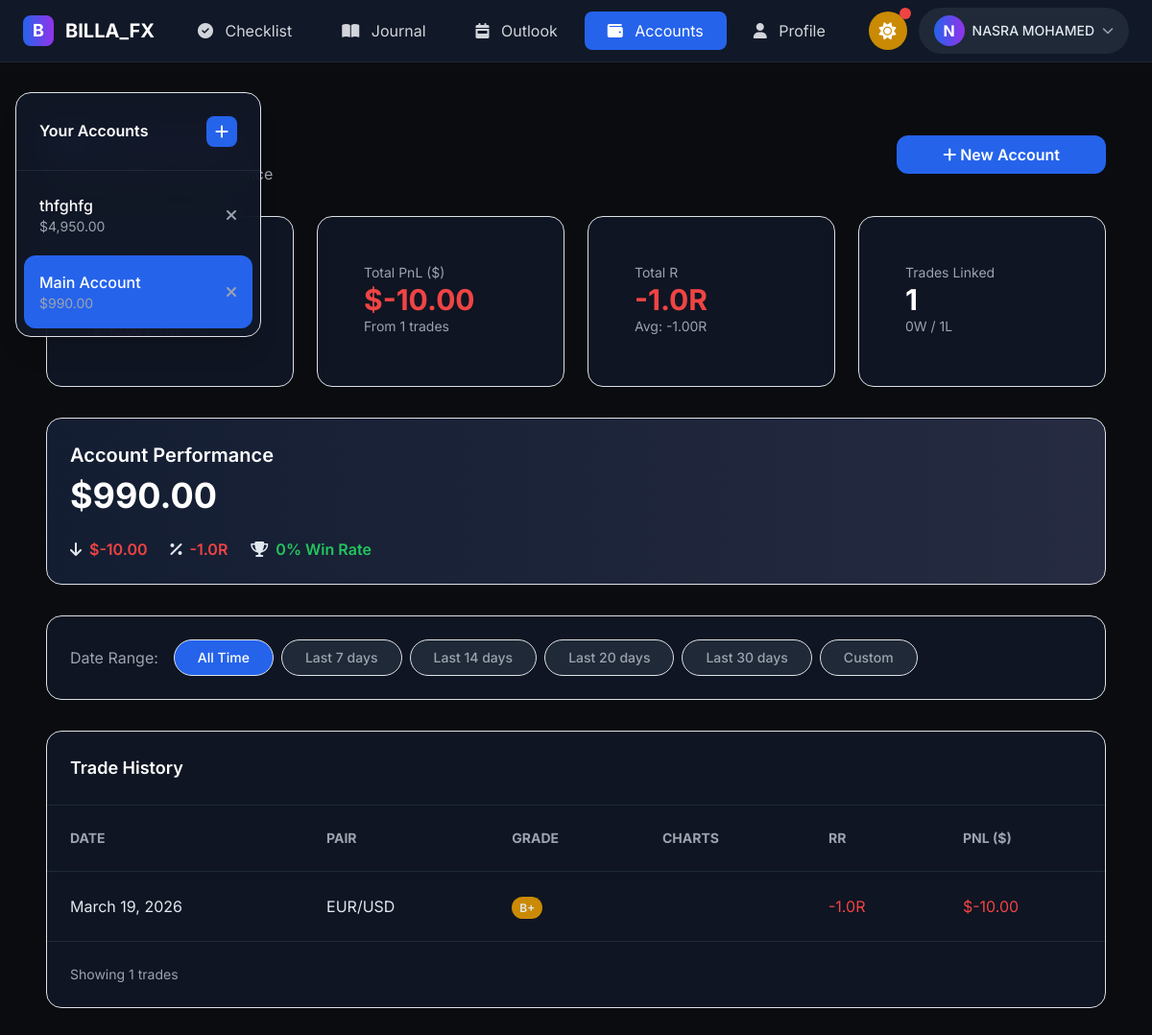
Page /accounts.php (signed in) on the committed database.
### tables this page shows
CREATE TABLE `trading_accounts` (
  `id` int(11) NOT NULL,
  `user_id` int(11) NOT NULL,
  `account_name` varchar(100) NOT NULL,
  `starting_balance` decimal(15,2) NOT NULL,
  `current_balance` decimal(15,2) NOT NULL,
  `risk_mode` enum('percent','fixed') DEFAULT 'percent',
  `risk_percent` decimal(5,2) DEFAULT 1.00,
  `created_at` timestamp NOT NULL DEFAULT current_timestamp()
);

CREATE TABLE `trades` (
  `id` int(11) NOT NULL,
  `user_id` int(11) NOT NULL,
  `template_id` int(11) DEFAULT NULL,
  `trade_date` date NOT NULL,
  `pair` varchar(20) NOT NULL,
  `direction` enum('Bullish','Bearish') NOT NULL,
  `session` enum('London','New York','Asian') NOT NULL,
  `entry_price` decimal(10,5) DEFAULT NULL,
  `exit_price` decimal(10,5) DEFAULT NULL,
  `stop_loss` decimal(10,5) DEFAULT NULL,
  `take_profit` decimal(10,5) DEFAULT NULL,
  `position_size` decimal(10,2) DEFAULT NULL,
  `profit_loss` decimal(15,2) DEFAULT 0.00,
  `outcome` enum('Win','Loss','Breakeven','Pending','Skipped') DEFAULT 'Pending',
  `trade_grade` varchar(5) DEFAULT 'C',
  `htf_rules_met` int(11) DEFAULT 0,
  `ltf_rules_met` int(11) DEFAULT 0,
  `compliance_percentage` decimal(5,2) DEFAULT 0.00,
  `skip_reason` varchar(255) DEFAULT NULL,
  `skip_notes` text DEFAULT NULL,
  `notes` text DEFAULT NULL,
  `pnl_mode` enum('$','%') DEFAULT '$',
  `pnl_value` decimal(10,2) DEFAULT 0.00,
  `created_at` timestamp NOT NULL DEFAULT current_timestamp(),
  `updated_at` timestamp NOT NULL DEFAULT current_timestamp() ON UPDATE current_timestamp()
);

### accounts.php (the view, shortened to what this page needs)
<?php
require_once 'auth.php';
$user_id = $_SESSION['user_id'];
$filter_date_range = $_GET['date_range'] ?? 'All Time';
$account_id = $_GET['id'] ?? null;
if (!$account_id) {
    $first_account = $conn->query("SELECT id FROM trading_accounts WHERE user_id = $user_id LIMIT 1");
    if ($first_account->num_rows > 0) {
        $account_id = $first_account->fetch_assoc()['id'];
    }
}
if ($account_id) {
    $account_query = "SELECT * FROM trading_accounts WHERE id = ? AND user_id = ?";
    $stmt = $conn->prepare($account_query);
    $stmt->bind_param("ii", $account_id, $user_id);
    $stmt->execute();
    $selected_account = $stmt->get_result()->fetch_assoc();
}
$all_accounts = $conn->query("SELECT * FROM trading_accounts WHERE user_id = $user_id ORDER BY created_at DESC");
if ($account_id) {
    $stats_query = "SELECT
    COUNT(DISTINCT t.id) as total_trades,
    SUM(CASE WHEN t.outcome = 'Win' THEN 1 ELSE 0 END) as wins,
    SUM(CASE WHEN t.outcome = 'Loss' THEN 1 ELSE 0 END) as losses,
    SUM(CASE WHEN t.outcome = 'Skipped' THEN 1 ELSE 0 END) as skipped,
    SUM(ta.allocated_pnl) as total_pnl,
    SUM(ta.allocated_r) as total_r,
    AVG(CASE WHEN t.outcome IN ('Win', 'Loss') THEN ta.allocated_r ELSE NULL END) as avg_r
    FROM trades t
    JOIN trade_accounts ta ON t.id = ta.trade_id
    WHERE ta.account_id = ? AND t.user_id = ?";
    $stmt = $conn->prepare($stats_query);
    $stmt->bind_param("ii", $account_id, $user_id);
    $stmt->execute();
    $stats = $stmt->get_result()->fetch_assoc();
    $stats['total_trades'] = $stats['total_trades'] ?? 0;
    $stats['wins'] = $stats['wins'] ?? 0;
    $stats['losses'] = $stats['losses'] ?? 0;
    $stats['skipped'] = $stats['skipped'] ?? 0;
    $stats['total_pnl'] = $stats['total_pnl'] ?? 0;
    $stats['total_r'] = $stats['total_r'] ?? 0;
    $stats['avg_r'] = $stats['avg_r'] ?? 0;
    $completed = $stats['wins'] + $stats['losses'];
    $win_rate = $completed > 0 ? round(($stats['wins'] / $completed) * 100, 1) : 0;
    $history_query = "SELECT t.*,
    DATE_FORMAT(t.trade_date, '%M %e, %Y') as formatted_date,
    (SELECT COUNT(*) FROM trade_checklists WHERE trade_id = t.id) as rules_count,
    ta.allocated_pnl, ta.allocated_r
    FROM trades t
    JOIN trade_accounts ta ON t.id = ta.trade_id
    WHERE ta.account_id = ? AND t.user_id = ?";
    $history_params = [$account_id, $user_id];
    $history_types = "ii";
    $history_query .= " ORDER BY t.trade_date DESC, t.created_at DESC";
    $stmt = $conn->prepare($history_query);
    $stmt->bind_param($history_types, ...$history_params);
    $stmt->execute();
    $history = $stmt->get_result();
}
require_once 'header.php';
?>
<div class="max-w-7xl mx-auto px-4 sm:px-6 lg:px-8 py-8 space-y-8">
    <?php if (isset($selected_account)): ?>
        <div class="flex flex-wrap justify-between items-center gap-4">
            <div>
                <h1 class="text-3xl font-bold bg-gradient-to-r from-blue-500 to-purple-500 bg-clip-text text-transparent"><?php echo htmlspecialchars($selected_account['account_name']); ?></h1>
                <p class="text-gray-400 mt-1">Account Details & Performance</p>
            </div>
            <button class="bg-blue-600 hover:bg-blue-700 text-white font-semibold py-2 px-5 rounded-xl transition transform hover:scale-105" onclick="$('#createAccountModal').modal('show')">
                <i class="fas fa-plus"></i> New Account
            </button>
        </div>
        <div class="grid grid-cols-1 sm:grid-cols-2 lg:grid-cols-4 gap-6">
            <div class="bg-gray-900/80 backdrop-blur-sm border border-gray-800 rounded-2xl p-5">
                <div class="text-gray-400 text-sm">Account Balance</div>
                <div class="text-white text-3xl font-bold">$<?php echo number_format($selected_account['current_balance'], 2); ?></div>
                <div class="<?php echo $stats['total_pnl'] >= 0 ? 'text-green-500' : 'text-red-500'; ?> text-sm mt-1">
                </div>
            </div>
            <div class="bg-gray-900/80 backdrop-blur-sm border border-gray-800 rounded-2xl p-5">
                <div class="text-gray-400 text-sm">Total PnL ($)</div>
                <div class="<?php echo $stats['total_pnl'] >= 0 ? 'text-green-500' : 'text-red-500'; ?> text-3xl font-bold">
                    <?php echo $stats['total_pnl'] >= 0 ? '+' : ''; ?>$<?php echo number_format($stats['total_pnl'], 2); ?>
                </div>
                <div class="text-gray-400 text-sm">From <?php echo $stats['total_trades']; ?> trades</div>
            </div>
            <div class="bg-gray-900/80 backdrop-blur-sm border border-gray-800 rounded-2xl p-5">
                <div class="text-gray-400 text-sm">Total R</div>
                <div class="<?php echo $stats['total_r'] >= 0 ? 'text-green-500' : 'text-red-500'; ?> text-3xl font-bold">
                    <?php echo $stats['total_r'] >= 0 ? '+' : ''; ?><?php echo number_format($stats['total_r'], 1); ?>R
                </div>
                <div class="text-gray-400 text-sm">Avg: <?php echo number_format($stats['avg_r'], 2); ?>R</div>
            </div>
            <div class="bg-gray-900/80 backdrop-blur-sm border border-gray-800 rounded-2xl p-5">
                <div class="text-gray-400 text-sm">Trades Linked</div>
                <div class="text-white text-3xl font-bold"><?php echo $stats['total_trades']; ?></div>
                <div class="text-gray-400 text-sm"><?php echo $stats['wins']; ?>W / <?php echo $stats['losses']; ?>L</div>
            </div>
        </div>
        <div class="bg-gradient-to-r from-gray-900 to-gray-800 rounded-2xl p-6 border border-gray-800 relative overflow-hidden">
            <div class="absolute inset-0 bg-gradient-to-r from-blue-500/5 to-purple-500/5 animate-pulse"></div>
            <div class="relative z-10">
                <h3 class="text-white text-xl font-semibold mb-2">Account Performance</h3>
                <div class="text-white text-4xl font-bold mb-4">$<?php echo number_format($selected_account['current_balance'], 2); ?></div>
                <div class="flex flex-wrap gap-6">
                    <div class="flex items-center gap-2">
                        <i class="fas fa-arrow-<?php echo $stats['total_pnl'] >= 0 ? 'up' : 'down'; ?>"></i>
                        <span class="<?php echo $stats['total_pnl'] >= 0 ? 'text-green-500' : 'text-red-500'; ?> font-semibold">
                            <?php echo $stats['total_pnl'] >= 0 ? '+' : ''; ?>$<?php echo number_format($stats['total_pnl'], 2); ?>
                        </span>
                    </div>
                    <div class="flex items-center gap-2">
                        <i class="fas fa-percent"></i>
                        <span class="<?php echo $stats['total_r'] >= 0 ? 'text-green-500' : 'text-red-500'; ?> font-semibold">
                            <?php echo $stats['total_r'] >= 0 ? '+' : ''; ?><?php echo number_format($stats['total_r'], 1); ?>R
                        </span>
                    </div>
                    <div class="flex items-center gap-2">
                        <i class="fas fa-trophy"></i>
                        <span class="text-green-500 font-semibold"><?php echo $win_rate; ?>% Win Rate</span>
                    </div>
                </div>
            </div>
        </div>
        <div class="bg-gray-900/80 backdrop-blur-sm border border-gray-800 rounded-2xl p-6">
            <div class="flex flex-wrap gap-3 items-center">
                <span class="text-gray-400">Date Range:</span>
                <div class="flex flex-wrap gap-2">
                    <a href="?id=<?php echo $account_id; ?>&date_range=All Time" class="px-4 py-2 rounded-full border border-gray-700 text-sm font-medium <?php echo $filter_date_range == 'All Time' ? 'bg-blue-600 text-white border-blue-600' : 'bg-gray-800 text-gray-400 hover:bg-gray-700'; ?>">All Time</a>
                    <a href="?id=<?php echo $account_id; ?>&date_range=Last 7 days" class="px-4 py-2 rounded-full border border-gray-700 text-sm font-medium <?php echo $filter_date_range == 'Last 7 days' ? 'bg-blue-600 text-white border-blue-600' : 'bg-gray-800 text-gray-400 hover:bg-gray-700'; ?>">Last 7 days</a>
                    <a href="?id=<?php echo $account_id; ?>&date_range=Last 14 days" class="px-4 py-2 rounded-full border border-gray-700 text-sm font-medium <?php echo $filter_date_range == 'Last 14 days' ? 'bg-blue-600 text-white border-blue-600' : 'bg-gray-800 text-gray-400 hover:bg-gray-700'; ?>">Last 14 days</a>
                    <a href="?id=<?php echo $account_id; ?>&date_range=Last 20 days" class="px-4 py-2 rounded-full border border-gray-700 text-sm font-medium <?php echo $filter_date_range == 'Last 20 days' ? 'bg-blue-600 text-white border-blue-600' : 'bg-gray-800 text-gray-400 hover:bg-gray-700'; ?>">Last 20 days</a>
                    <a href="?id=<?php echo $account_id; ?>&date_range=Last 30 days" class="px-4 py-2 rounded-full border border-gray-700 text-sm font-medium <?php echo $filter_date_range == 'Last 30 days' ? 'bg-blue-600 text-white border-blue-600' : 'bg-gray-800 text-gray-400 hover:bg-gray-700'; ?>">Last 30 days</a>
                    <span class="px-4 py-2 rounded-full border border-gray-700 text-sm font-medium cursor-pointer <?php echo $filter_date_range == 'Custom' ? 'bg-blue-600 text-white border-blue-600' : 'bg-gray-800 text-gray-400 hover:bg-gray-700'; ?>" onclick="showCustomDateModal()">Custom</span>
                </div>
            </div>
        </div>
        <div class="bg-gray-900/80 backdrop-blur-sm border border-gray-800 rounded-2xl overflow-hidden">
            <div class="p-6 border-b border-gray-800 flex justify-between items-center">
                <h3 class="text-white text-lg font-semibold">Trade History</h3>
            </div>
            <?php if ($history->num_rows > 0): ?>
            <div class="overflow-x-auto">
                <table class="w-full text-left">
                    <thead class="text-gray-400 text-sm uppercase border-b border-gray-800">
                        <tr>
                            <th class="p-4">Date</th>
                            <th class="p-4">Pair</th>
                            <th class="p-4">Grade</th>
                            <th class="p-4">Charts</th>
                            <th class="p-4">RR</th>
                            <th class="p-4">PnL ($)</th>
                        </tr>
                    </thead>
                    <tbody>
                        <?php while($trade = $history->fetch_assoc()):
                            $grade_class = '';
                            $grade = $trade['trade_grade'] ?? 'C';
                            switch($grade) {
                                case 'B+': $grade_class = 'bg-yellow-600'; break;
                            }
                            $has_charts = $conn->query("SELECT id FROM chart_snapshots WHERE trade_id = {$trade['id']} LIMIT 1")->num_rows > 0;
                        ?>
                        <tr class="border-b border-gray-800 hover:bg-gray-800/50 transition cursor-pointer" onclick="window.location.href='trade_details.php?id=<?php echo $trade['id']; ?>'">
                            <td class="p-4"><?php echo $trade['formatted_date']; ?></td>
                            <td class="p-4"><?php echo $trade['pair']; ?></td>
                            <td class="p-4"><span class="px-2 py-1 rounded-full text-xs font-semibold <?php echo $grade_class; ?>"><?php echo $grade; ?></span></td>
                            <td class="p-4"><?php if ($has_charts): ?><i class="fas fa-image text-blue-500"></i><?php endif; ?></td>
                            <td class="p-4 <?php echo ($trade['allocated_r'] ?? 0) >= 0 ? 'text-green-500' : 'text-red-500'; ?>">
                                <?php echo ($trade['allocated_r'] ?? 0) >= 0 ? '+' : ''; ?><?php echo number_format($trade['allocated_r'] ?? 0, 1); ?>R
                            </td>
                            <td class="p-4 <?php echo ($trade['allocated_pnl'] ?? 0) >= 0 ? 'text-green-500' : 'text-red-500'; ?>">
                                <?php echo ($trade['allocated_pnl'] ?? 0) >= 0 ? '+' : ''; ?>$<?php echo number_format($trade['allocated_pnl'] ?? 0, 2); ?>
                            </td>
                        </tr>
                        <?php endwhile; ?>
                    </tbody>
                </table>
            </div>
            <div class="p-4 text-gray-400 text-sm">Showing <?php echo $history->num_rows; ?> trades</div>
            <?php endif; ?>
        </div>
    <?php endif; ?>
</div>
<div class="fixed left-4 top-24 z-40 hidden lg:block">
    <div class="bg-gray-900/90 backdrop-blur-lg border border-gray-800 rounded-2xl w-64 shadow-xl">
        <div class="p-4 border-b border-gray-800 flex justify-between items-center">
            <h3 class="text-white font-semibold">Your Accounts</h3>
            <button class="w-8 h-8 rounded-lg bg-blue-600 hover:bg-blue-700 text-white" onclick="$('#createAccountModal').modal('show')"><i class="fas fa-plus"></i></button>
        </div>
        <div class="p-2 space-y-1">
            <?php if ($all_accounts->num_rows > 0): ?>
                <?php while($acc = $all_accounts->fetch_assoc()): ?>
                <a href="accounts.php?id=<?php echo $acc['id']; ?>" class="flex justify-between items-center p-3 rounded-xl <?php echo ($acc['id'] == $account_id) ? 'bg-blue-600' : 'hover:bg-gray-800'; ?> transition">
                    <div>
                        <div class="text-white font-medium"><?php echo htmlspecialchars($acc['account_name']); ?></div>
                        <div class="text-gray-400 text-sm">$<?php echo number_format($acc['current_balance'], 2); ?></div>
                    </div>
                    <button class="text-gray-400 hover:text-red-500" onclick="event.preventDefault(); deleteAccount(<?php echo $acc['id']; ?>, '<?php echo htmlspecialchars($acc['account_name']); ?>')">
                        <i class="fas fa-times"></i>
                    </button>
                </a>
                <?php endwhile; ?>
            <?php else: ?>
                <div class="text-center text-gray-400 py-4">No accounts yet</div>
            <?php endif; ?>
        </div>
    </div>
</div>

### header.php (style rules this page uses)
body { font-family: 'Inter', sans-serif; background: #0a0c10; color: #e2e8f0; padding-bottom: 70px; }

### rows in the picture
trading_accounts: current_balance "990.00", account_name "Main Account"
trades: formatted_date "March 19, 2026", pair "EUR/USD", trade_grade "B+", allocated_r "-1.0", allocated_pnl "-10.00"
trading_accounts: account_name "thfghfg", current_balance "4,950.00"

### other values in the picture
substr($_SESSION['username'] ?? 'U', 0, 1) "N"
$_SESSION['full_name'] "NASRA MOHAMED"
$stats['total_pnl'] "-10.00"
$stats['total_trades'] "1"
$stats['total_r'] "-1.0"
$stats['avg_r'] "-1.00"
$stats['wins'] "0"
$stats['losses'] "1"
$win_rate "0"
$history->num_rows "1"
